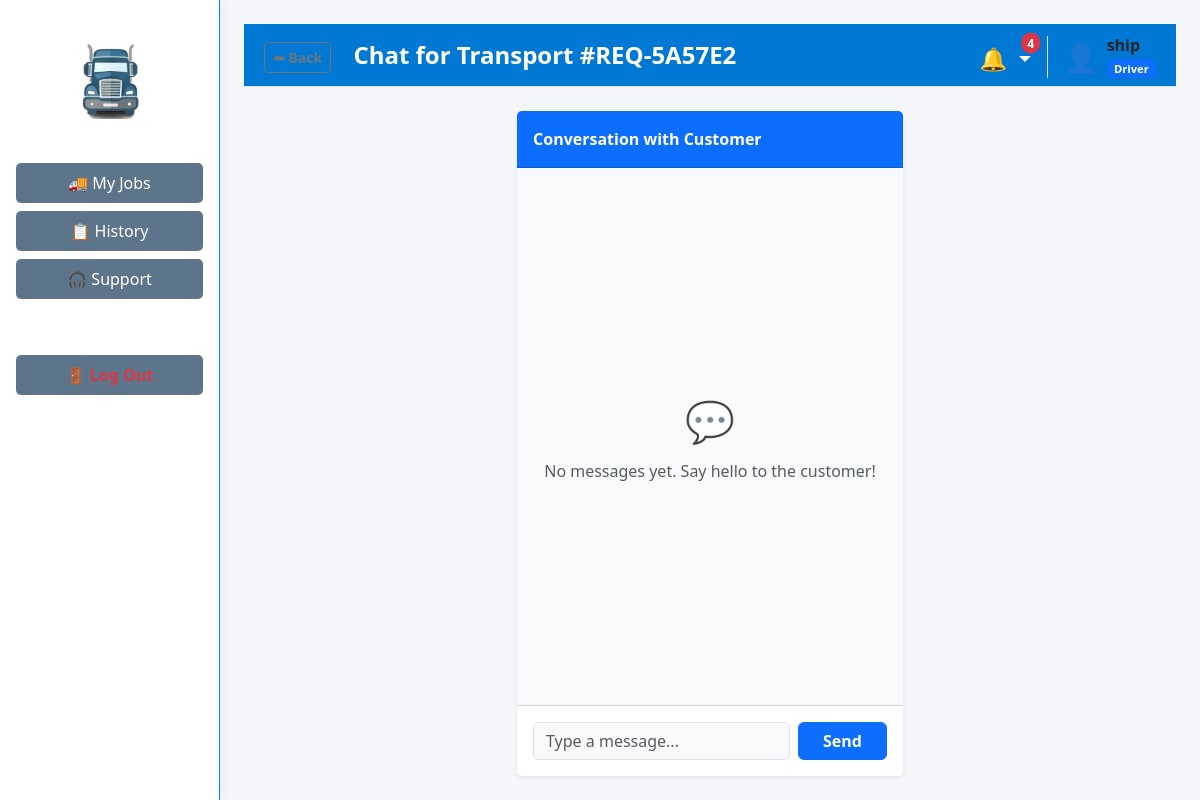
The page /driver/chat/REQ-5A57E2 (signed in) on the database as committed earlier.
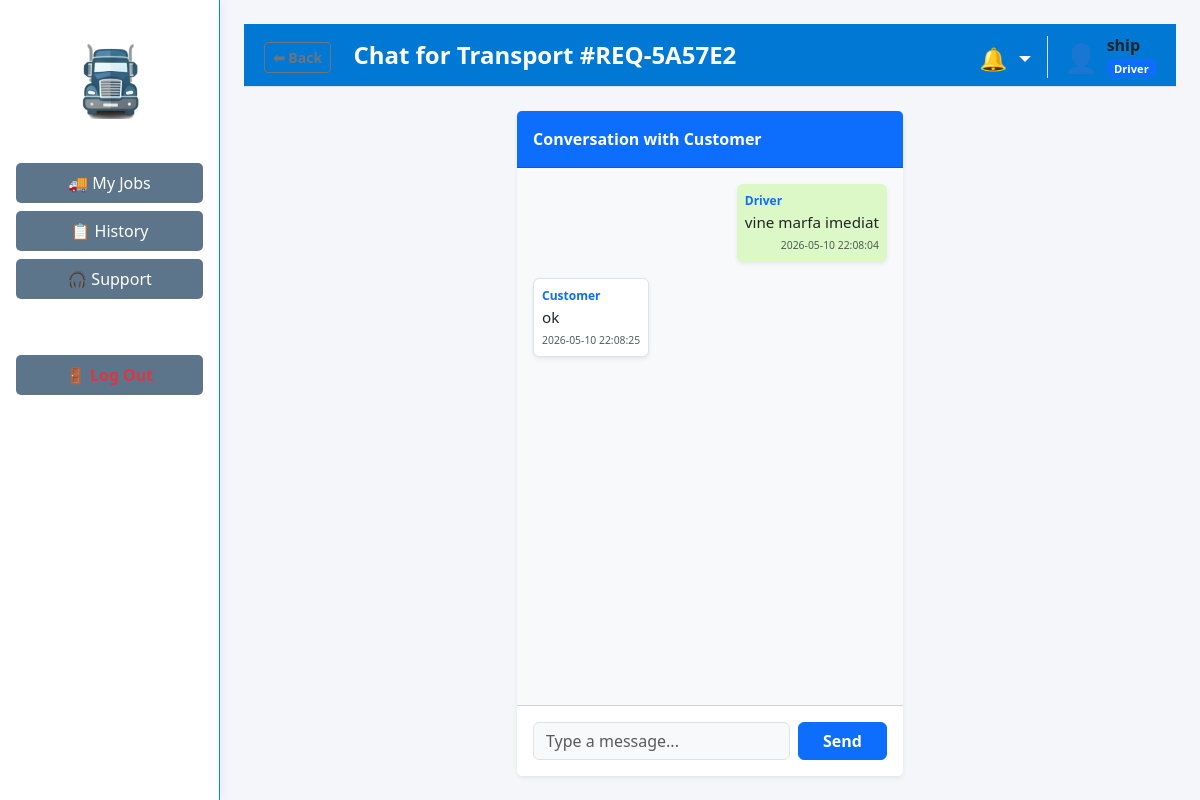
The same page on the database as committed later.
### tables this page shows
CREATE TABLE job_messages (
                        id INTEGER PRIMARY KEY AUTOINCREMENT,
                        job_id INTEGER NOT NULL,
                        sender_id INTEGER NOT NULL,
                        sender_role TEXT NOT NULL,
                        message TEXT NOT NULL,
                        timestamp DATETIME DEFAULT CURRENT_TIMESTAMP
                    );

### app/routes/driver_routes.py (the view, shortened to what this page needs)
@driver_bp.route('/driver/chat/<job_id>', methods=['GET', 'POST'])
def job_chat(job_id):
    job_id = str(job_id).upper()
    if 'user_id' not in session or session.get('role') != 'Driver':
        flash("Access denied. Private Driver chat.", "danger")
        return redirect(url_for('dashboard.main_dashboard'))
    username = session.get('username')
    role = 'Driver'
    notifications, unread_count = get_header_data()
    messages = support_db.get_job_messages(job_id)
    return render_template('driver/job_chat.html', job_id=job_id, messages=messages, notifications=notifications, unread_count=unread_count, username=username)

### app/models/notification_model.py (called while the page is built)
    def get_unread_notifications(self, target1: str, target2: str = '') -> List[Dict[str, Any]]:
        try:
            with sqlite3.connect(DB_PATH) as conn:
                conn.row_factory = sqlite3.Row
                cursor = conn.execute(
                    "SELECT * FROM notifications WHERE target_role IN (?, ?, 'All') AND is_read = 0 ORDER BY timestamp DESC",
                    (str(target1).strip(), str(target2).strip())
                )
                return [dict(row) for row in cursor.fetchall()]
        except sqlite3.Error as e:
            logging.error(f"Error fetching notifications: {e}")
            return []

### app/models/support_model.py (called while the page is built)
    def get_job_messages(self, job_id: str) -> List[Dict[str, Any]]:
        try:
            with sqlite3.connect(self.db_path) as connection:
                connection.row_factory = sqlite3.Row
                cursor = connection.execute("SELECT * FROM job_messages WHERE job_id = ? ORDER BY timestamp ASC", (str(job_id),))
                return [dict(row) for row in cursor.fetchall()]
        except sqlite3.Error as e:
            logging.error(f"Error fetching job messages: {e}")
            return []

### app/templates/driver/job_chat.html (shortened to what this page needs)
{% extends "layouts/driver_layout.html" %}
{% block page_header %}
    <a href="{{ url_for('driver.portal') }}" class="btn btn-sm btn-outline-secondary me-3 fw-bold">⬅ Back</a>
    Chat for Transport #{{ job_id }}
{% endblock %}
{% block content %}
<div class="card shadow-sm border-0 mx-auto" style="max-width: 800px;">
    <div class="card-header bg-primary text-white fw-bold py-3">
        Conversation with Customer
    </div>
    <div class="card-body" style="height: 400px; overflow-y: auto; display: flex; flex-direction: column; background-color: #f8f9fa;">
        {% if messages|length == 0 %}
            <div class="text-center text-muted my-auto">
                <div class="fs-1 mb-2">💬</div>
                No messages yet. Say hello to the customer!
            </div>
        {% else %}
            {% for msg in messages %}
                <div class="p-2 mb-3 rounded shadow-sm"
                     style="max-width: 75%; clear: both;
                     {% if msg.sender_role == 'Driver' %}
                        align-self: flex-end; background-color: #dcf8c6; border-bottom-right-radius: 0;
                     {% else %}
                        align-self: flex-start; background-color: #ffffff; border-bottom-left-radius: 0; border: 1px solid #dee2e6;
                     {% endif %}">
                    <small class="fw-bold text-primary d-block" style="font-size: 0.75rem;">{{ msg.sender_role }}</small>
                    <span style="font-size: 0.95rem;">{{ msg.message }}</span>
                    <small class="d-block text-muted text-end mt-1" style="font-size: 0.65rem;">{{ msg.timestamp }}</small>
                </div>
            {% endfor %}
        {% endif %}
    </div>
    <div class="card-footer bg-white py-3">
        <form action="{{ url_for('driver.job_chat', job_id=job_id) }}" method="POST" class="d-flex gap-2">
            <input type="text" name="message" class="form-control bg-light" placeholder="Type a message..." required autocomplete="off">
            <button type="submit" class="btn btn-primary fw-bold px-4">Send</button>
        </form>
    </div>
</div>
{% endblock %}

### app/templates/layouts/driver_layout.html (shortened to what this page needs)
<!DOCTYPE html>
<html lang="en">
<head>
    <link href="https://cdn.jsdelivr.net/npm/bootstrap@5.3.8/dist/css/bootstrap.min.css" rel="stylesheet">
    <link rel="stylesheet" href="https://cdnjs.cloudflare.com/ajax/libs/font-awesome/6.4.0/css/all.min.css">
    <link rel="stylesheet" href="{{ url_for('static', filename='css/style.css') }}">
</head>
<body class="bg-light">
<div class="dashboard-wrapper">
    <div class="sidebar" style="background-color: #ffffff; border-right: 1px solid #0285e9; box-shadow: 2px 0 10px rgba(0,0,0,0.05);">
        <div class="text-center mt-3 mb-4">
            <img src="{{ url_for('static', filename='img/truck.png') }}" alt="Logo" style="width: 100px;">
        </div>
        <a href="{{ url_for('driver.portal') }}" class="nav-btn {% if request.endpoint == 'driver.portal' %}active fw-bold{% endif %}">🚚 My Jobs</a>
        <a href="{{ url_for('driver.history') }}" class="nav-btn {% if request.endpoint == 'driver.history' %}active fw-bold{% endif %}">📋 History</a>
        <a href="{{ url_for('driver.support') }}" class="nav-btn {% if request.endpoint == 'driver.support' %}active fw-bold{% endif %}">🎧 Support</a>
        <a href="{{ url_for('auth.logout') }}" class="nav-btn mt-5 text-danger fw-bold">🚪 Log Out</a>
    </div>
    <div class="main-content p-4">
        <div class="top-navbar d-flex justify-content-between align-items-center mb-4 border-bottom pb-2">
            <div>
                <h2 class="h4 mb-0 fw-bold">{% block page_header %}Dashboard{% endblock %}</h2>
            </div>
            <div class="user-info d-flex align-items-center">
                <div class="dropdown d-inline-block mt-1 me-1">
                    <span class="dropdown-toggle text-decoration-none" id="notifDropdown" role="button" data-bs-toggle="dropdown" aria-expanded="false" style="cursor: pointer; position: relative; font-size: 1.4rem;">
                        🔔
                        {% if unread_count and unread_count > 0 %}
                        <span class="position-absolute top-0 start-100 translate-middle badge rounded-pill bg-danger" style="font-size: 0.55em; padding: 0.35em 0.5em;">
                            {{ unread_count }}
                        </span>
                        {% endif %}
                    </span>
                </div>
                <a href="{{ url_for('profile.view_profile') }}" class="text-decoration-none text-dark" style="transition: opacity 0.2s;" onmouseover="this.style.opacity='0.8'" onmouseout="this.style.opacity='1'">
                    <div class="user-profile border-start ps-3 ms-1 d-flex align-items-center" style="cursor: pointer;">
                        {% if session.get('profile_picture') and session.get('profile_picture') != '' %}
                            <img src="{{ url_for('static', filename='img/avatars/' + session.get('profile_picture')) }}"
                                 alt="Avatar"
                                 style="width: 38px; height: 38px; object-fit: cover; border-radius: 50%; border: 2px solid #007bff; margin-right: 10px; box-shadow: 0 2px 4px rgba(0,0,0,0.1);">
                        {% else %}
                            <span class="fs-3 me-2" style="line-height: 1;">👤</span>
                        {% endif %}
                        <div class="d-flex flex-column justify-content-center">
                            <span class="fw-bold" style="font-size: 1rem; line-height: 1.2;">
                                {{ session.get('username', 'Guest') }}
                            </span>
                            <span class="badge bg-primary mt-1" style="font-size: 0.70rem; align-self: flex-start;">
                                {{ session.get('role', 'User') }}
                            </span>
                        </div>
                    </div>
                </a>
            </div>
        </div>
        {% block content %}
        {% endblock %}
    </div>
</div>
</body>
</html>

Rows that differ between the two databases and show on the page:
added job_messages: get "Driver", sender_role "Driver", message "vine marfa imediat", timestamp "2026-05-10 22:08:04"
added job_messages: sender_role "Customer", message "ok", timestamp "2026-05-10 22:08:25"
Other text that changed with them:
{{ unread_count }}: "4" → (not shown)
{{ session.get('role', 'User') }}: "Driver" → (not shown)
text no longer shown: "💬 No messages yet. Say hello to the customer!"
